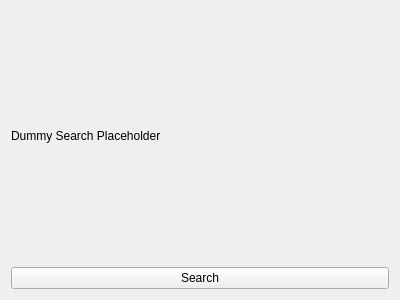
<?xml version="1.0" encoding="UTF-8"?>
<ui version="4.0">
 <class>SearchWidget</class>
 <widget class="QWidget" name="SearchWidget">
  <property name="geometry">
   <rect>
    <x>0</x>
    <y>0</y>
    <width>400</width>
    <height>300</height>
   </rect>
  </property>
  <property name="windowTitle">
   <string>SearchWidget</string>
  </property>
  <layout class="QVBoxLayout" name="verticalLayout">
   <item>
    <widget class="QLabel" name="label">
     <property name="text">
      <string>Dummy Search Placeholder</string>
     </property>
    </widget>
   </item>
   <item>
    <widget class="QPushButton" name="searchButton">
     <property name="text">
      <string>Search</string>
     </property>
    </widget>
   </item>
  </layout>
 </widget>
 <resources/>
 <connections/>
</ui>
